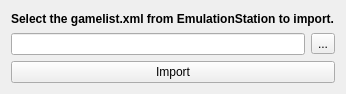
<?xml version="1.0" encoding="UTF-8"?>
<ui version="4.0">
 <class>importES</class>
 <widget class="QWidget" name="importES">
  <property name="geometry">
   <rect>
    <x>0</x>
    <y>0</y>
    <width>314</width>
    <height>94</height>
   </rect>
  </property>
  <property name="windowTitle">
   <string>Import From EmulationStation</string>
  </property>
  <layout class="QVBoxLayout" name="verticalLayout">
   <item>
    <widget class="QLabel" name="label">
     <property name="font">
      <font>
       <weight>75</weight>
       <bold>true</bold>
      </font>
     </property>
     <property name="text">
      <string>Select the gamelist.xml from EmulationStation to import.</string>
     </property>
    </widget>
   </item>
   <item>
    <layout class="QHBoxLayout" name="horizontalLayout">
     <item>
      <widget class="QLineEdit" name="filepath"/>
     </item>
     <item>
      <widget class="QToolButton" name="toolButton">
       <property name="text">
        <string>...</string>
       </property>
      </widget>
     </item>
    </layout>
   </item>
   <item>
    <widget class="QPushButton" name="pushButton">
     <property name="text">
      <string>Import</string>
     </property>
    </widget>
   </item>
  </layout>
 </widget>
 <resources/>
 <connections/>
</ui>
